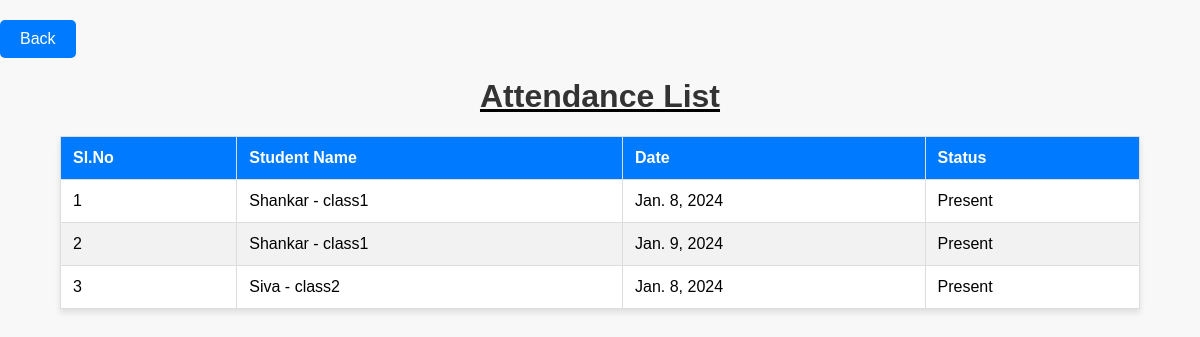
Page /viewatt/ on the committed database.
### finalapp/models.py (models this page shows, shortened)
class Attendance(models.Model):
    PRESENT = 'Present'
    ABSENT = 'Absent'
    STATUS_CHOICES = [
        (PRESENT, 'Present'),
        (ABSENT, 'Absent'),
    ]
    student = models.ForeignKey(Student, on_delete=models.CASCADE)
    date = models.DateField()
    present_status = models.CharField(max_length=10, choices=STATUS_CHOICES)

class Student(models.Model):
    GENDER_CHOICES = (
        ('M', 'Male'),
        ('F', 'Female'),
    )
    Class_CHOICES = [
        ('class1','class1'),
        ('class2','class2'),
        ( 'class3','class3'),
        ( 'class4' ,'class4'),
        ( 'class5','class5'),
        ( 'class6','class6'),
        ( 'class7','class7'),
        ( 'class8','class8'),
        ( 'class9','class9'),
        ( 'class10', 'class10'),
    ]
    Firstname = models.CharField(max_length = 120)
    Lastname = models.CharField(max_length = 120)
    Email = models.EmailField(max_length = 50, unique = True)
    Gender = models.CharField(max_length=1, choices=GENDER_CHOICES)
    Password = models.CharField(max_length = 20)
    Profile = models.ImageField(upload_to = '')
    Co = models.CharField(max_length=10, choices=Class_CHOICES)
    Session = models.DateTimeField(auto_now_add = True)
    def __str__(self):
        return f"{self.Firstname} - {self.Co}"

### finalapp/views.py (the view)
# urls.py: path('viewatt/',view_attendance,name="view_attendance"),
def view_attendance(request):
    o=Attendance.objects.all()
    context={'o':o}
    return render(request,'view_attendance.html',context)

### finalapp/templates/view_attendance.html (shortened to what this page needs)
<!DOCTYPE html>
<html lang="en">
<head>
</head>
<body>
    <a href="#" class="back-button" onclick="history.back()">Back</a>
    <center><u><h1>Attendance List</h1></u></center>
    <table border="1px">
        <thead>
            <tr>
              <th scope="col">Sl.No</th>
              <th scope="col">Student Name</th>
              <th scope="col">Date</th>
              <th scope="col">Status</th>
            </tr>
        </thead>
        <tbody>
          {% for item in o %}
          <tr>
            <td scope="row">{{ forloop.counter }}</td>
            <td>{{ item.student }}</td>
            <td>{{ item.date }}</td>
            <td>{{ item.present_status }}</td>
        </tr>
            {% endfor %}
        </tbody>
    </table><br>
</body>
</html>

### finalapp/templates/view_attendance.html (style rules this page uses)
body { font-family: 'Arial', sans-serif; background-color: #f8f8f8; margin: 0; padding: 0; }
h1 { color: #333; text-align: center; margin-top: 20px; }
table { width: 90%; border-collapse: collapse; margin: 20px auto; background-color: #fff; box-shadow: 0 4px 6px rgba(0, 0, 0, 0.1); }
th, td { border: 1px solid #ddd; padding: 12px; text-align: left; }
th { background-color: #007bff; color: white; }
tr:nth-child(even) { background-color: #f2f2f2; }
.back-button { display: inline-block; padding: 10px 20px; margin-top: 20px; font-size: 16px; text-decoration: none; background-color: #007bff; color: #fff; border: none; border-radius: 5px; cursor: pointer; }

### rows in the picture
Attendance: student "Shankar - class1", date "Jan. 8, 2024", present_status "Present"
Attendance: student "Shankar - class1", date "Jan. 9, 2024", present_status "Present"
Attendance: student "Siva - class2", date "Jan. 8, 2024", present_status "Present"
